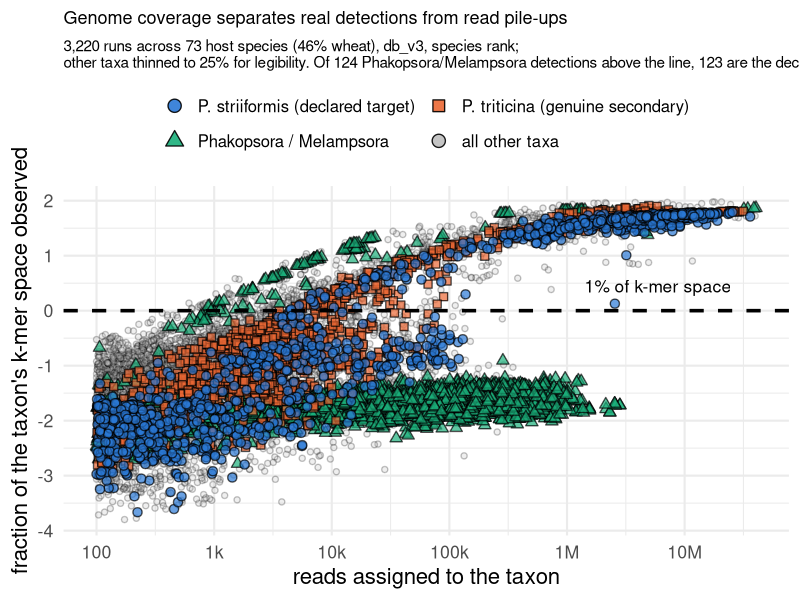
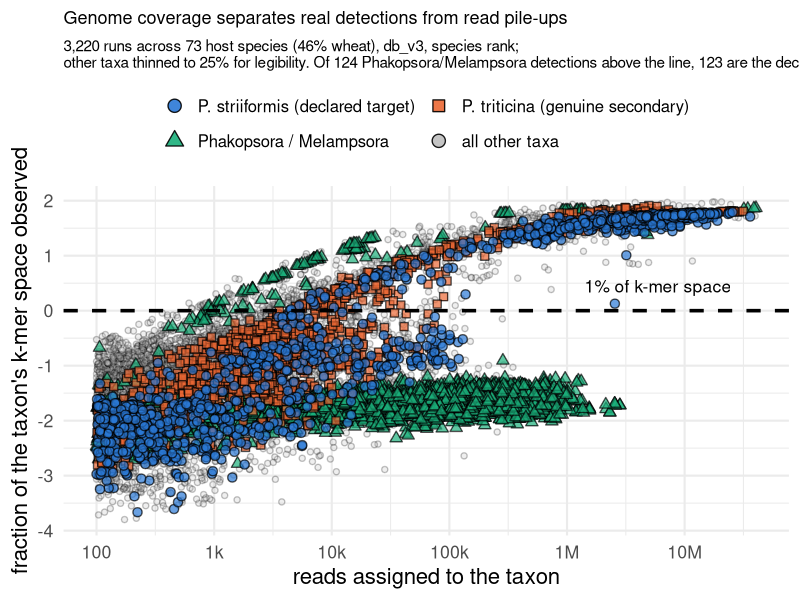

Write the R code that produced these figures, in order.
# mechanism_scatter.R — why the k-mer criterion separates real detections from artefacts.
#
# One point per (run, taxon) detection passing a 100-read floor: reads on x, the
# fraction of that taxon's k-mer space observed on y, both log. The two axes disagree,
# and that disagreement is the whole argument. Phakopsora sits far right and far down,
# hundreds of thousands of reads landing on a sliver of its genome, while Puccinia
# triticina sits left and high on far fewer reads spread broadly. A vertical read
# threshold cannot separate them; a horizontal one can.
#
# Input : kraken/assign/figures/mechanism_scatter.tsv  (mech.py; the unhighlighted
#         cloud is thinned to 25% deliberately, it is background)
# Output: kraken/assign/figures/mechanism_scatter.{png,pdf}
#
# Self-contained mode. Italics via plotmath, not ggtext: see artefact_collapse.R.

library(ggplot2)

d <- read.delim("kraken/assign/figures/mechanism_scatter.tsv", sep = "\t", check.names = FALSE)

# percent, so the decades land on 10^-3..10^2 and label as powers rather than as
# strings of leading zeros
d$kmer_pct <- d$kmer_frac * 100
# bare exponents, not 10^x: the axis title carries the log10, so the ticks only
# need to say which decade
pow10 <- function(x) round(log10(x))

# NOT "artefact": of the 124 Phakopsora/Melampsora detections above the line, 123 are
# the declaring study's own pathogen. The taxon is not spurious, the low-coverage
# detections of it are, and the criterion tells them apart without seeing the metadata.
LAB <- c(target    = "P. striiformis (declared target)",
         secondary = "P. triticina (genuine secondary)",
         artefact  = "Phakopsora / Melampsora",
         other     = "all other taxa")
# Colourblind-safe categorical palette, validated (lightness band, chroma floor,
# CVD separation, normal-vision floor). NOT the Lenzo et al. 2026 field-data palette:
# those hues are specific to that manuscript's organisms and do not carry over.
PAL <- c(target    = "#2a78d6",
         secondary = "#eb6834",
         artefact  = "#1baf7a",
         other     = "grey75")
SHP <- c(target = 21, secondary = 22, artefact = 24, other = 21)

d$class <- factor(d$class, levels = c("target", "secondary", "artefact", "other"))
d <- d[order(d$class, decreasing = TRUE), ]      # draw the grey cloud underneath

p <- ggplot(d, aes(x = reads, y = kmer_pct)) +
  geom_point(aes(fill = class, shape = class, size = class, alpha = class),
             colour = "black", stroke = 0.7) +
  geom_hline(yintercept = 1, linetype = "dashed", linewidth = 1.2, colour = "black") +
  annotate("text", x = 2.5e7, y = 2.8, hjust = 1, size = 4.4,
           label = "1% of k-mer space") +
  scale_x_log10(breaks = c(1e2, 1e3, 1e4, 1e5, 1e6, 1e7),
                labels = c("100", "1k", "10k", "100k", "1M", "10M")) +
  # data runs to log10 = -4.74, so the ticks have to reach -5 or the axis is
  # labelled over only part of its range
  scale_y_log10(breaks = 10^(-5:2), labels = pow10) +
  scale_fill_manual(values = PAL, labels = LAB, name = NULL) +
  scale_shape_manual(values = SHP, labels = LAB, name = NULL) +
  scale_size_manual(values = c(target = 2.6, secondary = 2.6, artefact = 2.6, other = 1.6),
                    labels = LAB, name = NULL, guide = "none") +
  scale_alpha_manual(values = c(target = 0.7, secondary = 0.7, artefact = 0.7, other = 0.25),
                     labels = LAB, name = NULL, guide = "none") +
  guides(fill = guide_legend(nrow = 2, byrow = TRUE,
                             override.aes = list(size = 4, alpha = 0.9)),
         shape = guide_legend(nrow = 2, byrow = TRUE)) +
  labs(x = "reads assigned to the taxon", y = "fraction of the taxon's k-mer space observed",
       title = "Genome coverage separates real detections from read pile-ups",
       subtitle = paste0("3,220 runs across 73 host species (46% wheat), db_v3, species rank;\nother taxa thinned to 25% for legibility. ",
                         "Of 124 Phakopsora/Melampsora detections above the line, 123 are the ",
                         "declaring study's own pathogen.")) +
  theme_minimal(base_size = 16) +
  theme(
    panel.background = element_rect(fill = "white", colour = NA),
    plot.background  = element_rect(fill = "white", colour = NA),
    legend.position  = "top",
    legend.text      = element_text(size = 12),
    plot.title       = element_text(size = 13),
    plot.subtitle    = element_text(size = 11))

ggsave("kraken/assign/figures/mechanism_scatter.png", p, width = 11, height = 7.5,
       dpi = 300, bg = "white", device = ragg::agg_png)
ggsave("kraken/assign/figures/mechanism_scatter.pdf", p, width = 11, height = 7.5,
       bg = "white", device = cairo_pdf)
cat("wrote kraken/assign/figures/mechanism_scatter.{png,pdf}\n")
